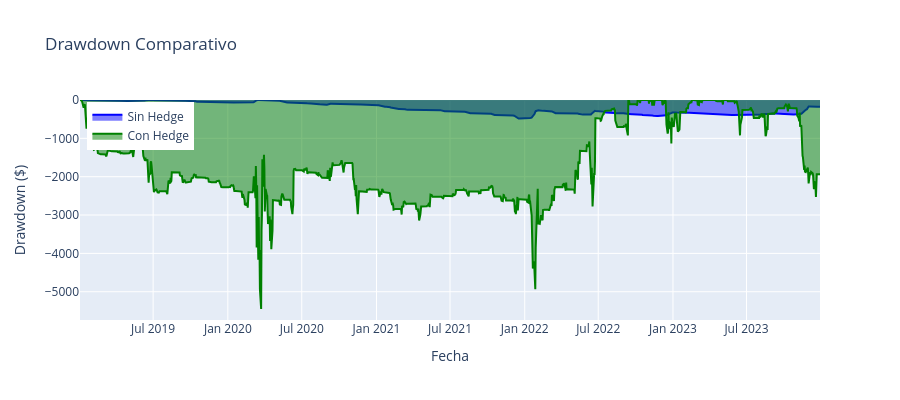

The cell this chart's notebook holds for it:
### Code cell
# Grafico: Drawdown Comparativo
def calculate_drawdown(pnl_series):
    """Calcula el drawdown de una serie de P&L acumulado."""
    cummax = pnl_series.cummax()
    drawdown = pnl_series - cummax
    return drawdown

fig = go.Figure()

# Drawdown sin hedge
dd_no_hedge = calculate_drawdown(pnl_no_hedge_series)
fig.add_trace(go.Scatter(
    x=dd_no_hedge.index,
    y=dd_no_hedge.values,
    mode='lines',
    name='Sin Hedge',
    fill='tozeroy',
    line=dict(color='blue')
))

# Drawdown con hedge
dd_hedge = calculate_drawdown(pnl_hedge_series)
fig.add_trace(go.Scatter(
    x=dd_hedge.index,
    y=dd_hedge.values,
    mode='lines',
    name='Con Hedge',
    fill='tozeroy',
    line=dict(color='green')
))

fig.update_layout(
    title='Drawdown Comparativo',
    xaxis_title='Fecha',
    yaxis_title='Drawdown ($)',
    height=400,
    legend=dict(yanchor='top', y=0.99, xanchor='left', x=0.01)
)

fig.show()

### Figure 1 — Plotly figure (JSON) as saved in the notebook; plotly's stock layout.template omitted (floating-point values rounded to 4 significant figures; data arrays with more than 128 entries replaced by an {"elided": "..."} marker saying what was removed)
{"data": [{"fill": "tozeroy", "line": {"color": "blue"}, "mode": "lines", "name": "Sin Hedge", "type": "scatter", "x": {"elided": "1258 str values"}, "y": {"elided": "1258 float values"}}, {"fill": "tozeroy", "line": {"color": "green"}, "mode": "lines", "name": "Con Hedge", "type": "scatter", "x": {"elided": "1258 str values"}, "y": {"elided": "1258 float values"}}], "layout": {"height": 400, "legend": {"x": 0.01, "xanchor": "left", "y": 0.99, "yanchor": "top"}, "title": {"text": "Drawdown Comparativo"}, "xaxis": {"title": {"text": "Fecha"}}, "yaxis": {"title": {"text": "Drawdown ($)"}}}}
